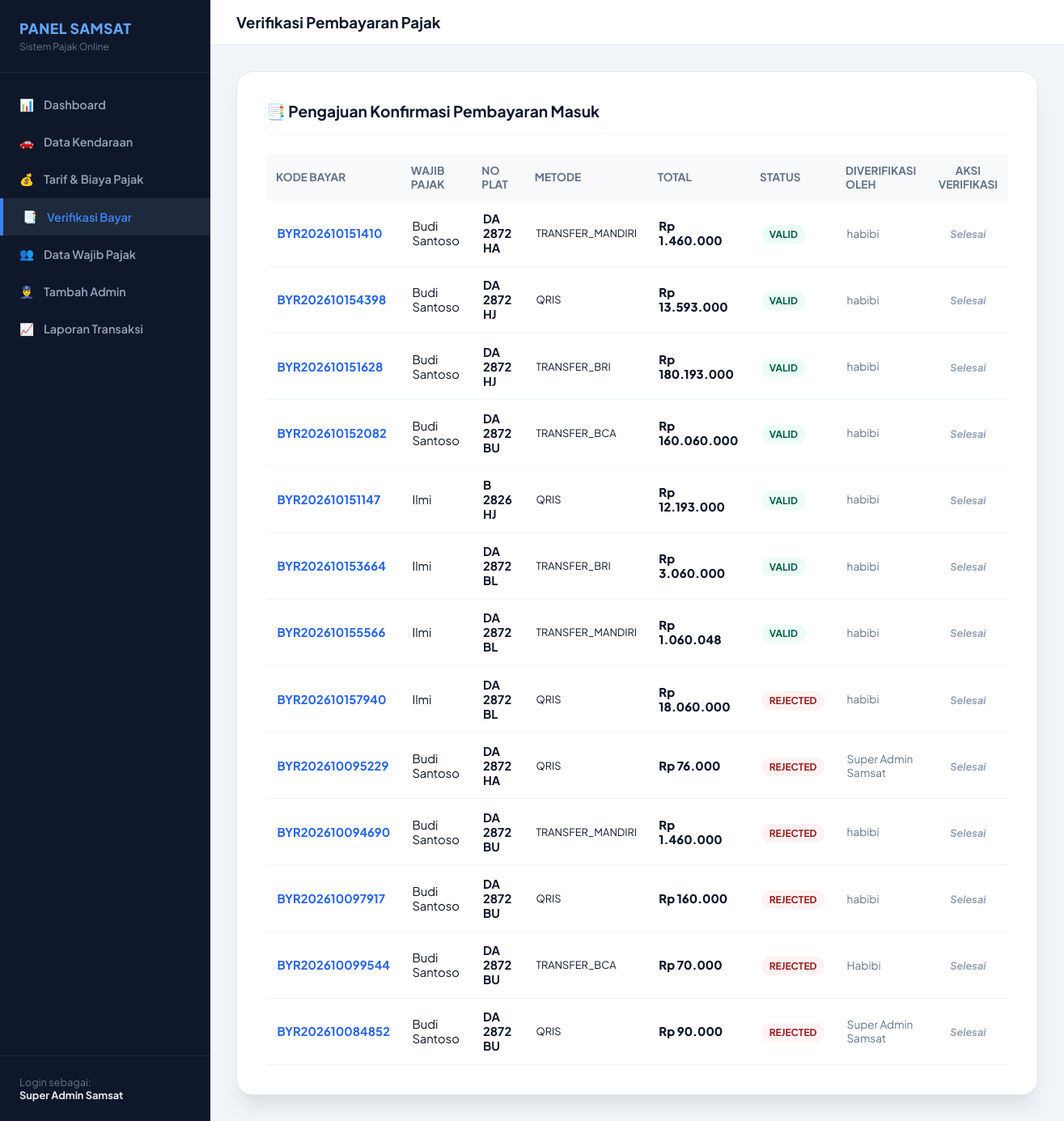
Page /admin/pembayaran_index.php (signed in) on the committed database.
### tables this page shows
CREATE TABLE `pembayaran` (
  `id_pembayaran` int(11) NOT NULL,
  `id_tagihan` int(11) NOT NULL,
  `metode_pembayaran` varchar(50) NOT NULL,
  `bukti_transfer` varchar(255) DEFAULT NULL,
  `tgl_pembayaran` datetime DEFAULT NULL,
  `status_konfirmasi` enum('waiting','verified','rejected') NOT NULL DEFAULT 'waiting',
  `verified_by` int(11) DEFAULT NULL,
  `created_at` timestamp NOT NULL DEFAULT current_timestamp()
);

CREATE TABLE `pajak_tagihan` (
  `id_tagihan` int(11) NOT NULL,
  `id_kendaraan` int(11) NOT NULL,
  `kode_bayar` varchar(20) NOT NULL,
  `tahun_pajak` year(4) NOT NULL,
  `tgl_jatuh_tempo` date NOT NULL,
  `nominal_pkb` decimal(12,2) NOT NULL,
  `nominal_swdkllj` decimal(12,2) NOT NULL,
  `biaya_adm` decimal(12,2) NOT NULL DEFAULT 0.00,
  `nominal_denda` decimal(12,2) NOT NULL DEFAULT 0.00,
  `total_bayar` decimal(12,2) NOT NULL,
  `status_tagihan` enum('unpaid','pending','paid','expired') NOT NULL DEFAULT 'unpaid',
  `created_at` timestamp NOT NULL DEFAULT current_timestamp()
);

CREATE TABLE `users` (
  `id_user` int(11) NOT NULL,
  `nik` varchar(16) NOT NULL,
  `nama_lengkap` varchar(100) NOT NULL,
  `email` varchar(100) NOT NULL,
  `password` varchar(255) NOT NULL,
  `no_hp` varchar(15) NOT NULL,
  `alamat` text DEFAULT NULL,
  `created_at` timestamp NOT NULL DEFAULT current_timestamp(),
  `updated_at` timestamp NOT NULL DEFAULT current_timestamp() ON UPDATE current_timestamp()
);

CREATE TABLE `kendaraan` (
  `id_kendaraan` int(11) NOT NULL,
  `id_user` int(11) NOT NULL,
  `no_plat` varchar(12) NOT NULL,
  `no_rangka` varchar(50) NOT NULL,
  `no_mesin` varchar(50) NOT NULL,
  `merk` varchar(50) NOT NULL,
  `tipe` varchar(50) NOT NULL,
  `jenis_kendaraan` enum('motor','mobil','truk','bus') NOT NULL,
  `tahun_pembuatan` year(4) NOT NULL,
  `cc_kendaraan` int(5) NOT NULL,
  `warna` varchar(30) NOT NULL,
  `created_at` timestamp NOT NULL DEFAULT current_timestamp()
);

### admin/pembayaran_index.php (the view, shortened to what this page needs)
<?php
include '../config/koneksi.php';
$query = "SELECT p.*, pt.kode_bayar, pt.total_bayar, k.no_plat, u.nama_lengkap, a.nama_petugas
          FROM pembayaran p
          JOIN pajak_tagihan pt ON p.id_tagihan = pt.id_tagihan
          JOIN kendaraan k ON pt.id_kendaraan = k.id_kendaraan
          JOIN users u ON k.id_user = u.id_user
          LEFT JOIN admin a ON p.verified_by = a.id_admin
          ORDER BY p.id_pembayaran DESC";
$result = mysqli_query($koneksi, $query);
?>
<!DOCTYPE html>
<html lang="id">
<head>
    <link rel="stylesheet" href="../assets/css/style.css?v=<?= time() ?>">
</head>
<body>
    <div class="admin-wrapper">
        <?php include 'sidebar.php'; ?>
        <div class="admin-content">
            <div class="admin-header">
                <h3 style="margin:0; font-weight:700; color:#0f172a;">Verifikasi Pembayaran Pajak</h3>
            </div>
            <div style="padding: 2rem;">
                <div class="card-detail">
                    <h3>📑 Pengajuan Konfirmasi Pembayaran Masuk</h3>
                    <div style="overflow-x: auto; margin-top: 1rem;">
                        <table class="table-detail" style="width: 100%;">
                            <thead>
                                <tr style="text-align: left; background-color: #f8fafc; font-size: 0.85rem; color: #64748b;">
                                    <th style="padding: 0.75rem;">KODE BAYAR</th>
                                    <th style="padding: 0.75rem;">WAJIB PAJAK</th>
                                    <th style="padding: 0.75rem;">NO PLAT</th>
                                    <th style="padding: 0.75rem;">METODE</th>
                                    <th style="padding: 0.75rem;">TOTAL</th>
                                    <th style="padding: 0.75rem;">STATUS</th>
                                    <th style="padding: 0.75rem;">DIVERIFIKASI OLEH</th>
                                    <th style="padding: 0.75rem; text-align: center;">AKSI VERIFIKASI</th>
                                </tr>
                            </thead>
                            <tbody>
                                <?php if ($result && mysqli_num_rows($result) > 0): ?>
                                    <?php while ($row = mysqli_fetch_assoc($result)): ?>
                                        <tr>
                                            <td style="padding: 0.85rem; font-weight: 700; color: #2563eb;"><?= htmlspecialchars($row['kode_bayar']) ?></td>
                                            <td style="padding: 0.85rem;"><?= htmlspecialchars($row['nama_lengkap']) ?></td>
                                            <td style="padding: 0.85rem; font-weight: 700;"><?= htmlspecialchars($row['no_plat']) ?></td>
                                            <td style="padding: 0.85rem; text-transform: uppercase; font-size: 0.8rem;"><?= htmlspecialchars($row['metode_pembayaran']) ?></td>
                                            <td style="padding: 0.85rem; font-weight: 800;">Rp <?= number_format($row['total_bayar'], 0, ',', '.') ?></td>
                                            <td style="padding: 0.85rem;">
                                                <?php if ($row['status_konfirmasi'] === 'verified' || $row['status_konfirmasi'] === 'confirmed'): ?>
                                                    <span style="background: #ecfdf5; color: #065f46; padding: 4px 10px; border-radius: 20px; font-size: 0.75rem; font-weight: 700;">VALID</span>
                                                <?php elseif ($row['status_konfirmasi'] === 'waiting'): ?>
                                                    <span style="background: #fef3c7; color: #92400e; padding: 4px 10px; border-radius: 20px; font-size: 0.75rem; font-weight: 700;">WAITING</span>
                                                <?php else: ?>
                                                    <span style="background: #fef2f2; color: #991b1b; padding: 4px 10px; border-radius: 20px; font-size: 0.75rem; font-weight: 700;">REJECTED</span>
                                                <?php endif; ?>
                                            </td>
                                            <td style="padding: 0.85rem; font-size: 0.85rem; color: #64748b;"><?= htmlspecialchars($row['nama_petugas'] ?? '-') ?></td>
                                            <td style="padding: 0.85rem; text-align: center;">
                                                <?php if ($row['status_konfirmasi'] === 'waiting'): ?>
                                                    <a href="pembayaran_index.php?aksi=setuju&id=<?= $row['id_pembayaran'] ?>" onclick="return confirm('Setujui pembayaran ini?')" style="background: #10b981; color: white; padding: 0.35rem 0.6rem; border-radius: 6px; text-decoration: none; font-size: 0.8rem; font-weight: 600; margin-right: 0.2rem;">Setujui</a>
                                                    <a href="pembayaran_index.php?aksi=tolak&id=<?= $row['id_pembayaran'] ?>" onclick="return confirm('Tolak pembayaran ini?')" style="background: #ef4444; color: white; padding: 0.35rem 0.6rem; border-radius: 6px; text-decoration: none; font-size: 0.8rem; font-weight: 600;">Tolak</a>
                                                <?php else: ?>
                                                    <span style="font-size: 0.8rem; color: #94a3b8; font-style: italic;">Selesai</span>
                                                <?php endif; ?>
                                            </td>
                                        </tr>
                                    <?php endwhile; ?>
                                <?php else: ?>
                                    <tr>
                                        <td colspan="8" style="text-align: center; padding: 2rem; color: #64748b;">Belum ada pengajuan verifikasi pembayaran.</td>
                                    </tr>
                                <?php endif; ?>
                            </tbody>
                        </table>
                    </div>
                </div>
            </div>
        </div>
    </div>
</body>
</html>

### assets/css/style.css (style rules this page uses)
:root { --primary: #2563eb; --primary-hover: #1d4ed8; --primary-light: #eff6ff; --accent: #3b82f6; --success: #10b981; --success-bg: #ecfdf5; --danger: #ef4444; --danger-bg: #fef2f2; --bg-main: #f8fafc; --surface: #ffffff; --border: #e2e8f0; --border-focus: #93c5fd; --text-main: #0f172a; --text-muted: #64748b; --text-white: #ffffff; --radius-sm: 8px; --radius-md: 12px; --radius-lg: 20px; --shadow-sm: 0 1px 2px 0 rgba(0, 0, 0, 0.05); --shadow-md: 0 4px 6px -1px rgba(0, 0, 0, 0.07), 0 2px 4px -2px rgba(0, 0, 0, 0.05); --shadow-lg: 0 20px 25px -5px rgba(0, 0, 0, 0.08), 0 8px 10px -6px rgba(0, 0, 0, 0.03); --shadow-xl: 0 25px 50px -12px rgba(15, 23, 42, 0.25); --transition: all 0.25s cubic-bezier(0.4, 0, 0.2, 1); }
* { box-sizing: border-box; margin: 0; padding: 0; font-family: 'Plus Jakarta Sans', -apple-system, BlinkMacSystemFont, sans-serif; -webkit-font-smoothing: antialiased; }
body { background-color: var(--bg-main); color: var(--text-main); min-height: 100vh; display: flex; flex-direction: column; }
.card-detail { background: var(--surface); border-radius: var(--radius-lg); padding: 2.25rem; box-shadow: var(--shadow-lg); border: 1px solid var(--border); }
.card-detail h3 { border-bottom: 2px solid var(--bg-main); padding-bottom: 0.85rem; margin-bottom: 1.5rem; color: var(--text-main); font-size: 1.2rem; font-weight: 700; }
.table-detail { width: 100%; border-collapse: collapse; }
.table-detail td { padding: 0.85rem 0; border-bottom: 1px solid #f1f5f9; font-size: 0.925rem; }
.table-detail td:first-child { color: var(--text-muted); font-weight: 500; }
.table-detail td:last-child { text-align: right; font-weight: 700; color: var(--text-main); }
.admin-wrapper { display: flex; min-height: 100vh; }
.admin-content { flex-grow: 1; background-color: #f1f5f9; display: flex; flex-direction: column; }
.admin-header { background: #ffffff; padding: 1rem 2rem; display: flex; justify-content: space-between; align-items: center; border-bottom: 1px solid #e2e8f0; }

### rows in the picture
pembayaran: id_tagihan.kode_bayar "BYR202610151410", users.nama_lengkap "Budi Santoso", kendaraan.no_plat "DA 2872 HA", metode_pembayaran "TRANSFER_MANDIRI", id_tagihan.total_bayar "1.460.000", status_konfirmasi "VALID", verified_by.nama_petugas "habibi"
pembayaran: id_tagihan.kode_bayar "BYR202610154398", users.nama_lengkap "Budi Santoso", kendaraan.no_plat "DA 2872 HJ", metode_pembayaran "QRIS", id_tagihan.total_bayar "13.593.000", status_konfirmasi "VALID", verified_by.nama_petugas "habibi"
pembayaran: id_tagihan.kode_bayar "BYR202610151628", users.nama_lengkap "Budi Santoso", kendaraan.no_plat "DA 2872 HJ", metode_pembayaran "TRANSFER_BRI", id_tagihan.total_bayar "180.193.000", status_konfirmasi "VALID", verified_by.nama_petugas "habibi"
pembayaran: id_tagihan.kode_bayar "BYR202610152082", users.nama_lengkap "Budi Santoso", kendaraan.no_plat "DA 2872 BU", metode_pembayaran "TRANSFER_BCA", id_tagihan.total_bayar "160.060.000", status_konfirmasi "VALID", verified_by.nama_petugas "habibi"
pembayaran: id_tagihan.kode_bayar "BYR202610151147", users.nama_lengkap "Ilmi", kendaraan.no_plat "B 2826 HJ", metode_pembayaran "QRIS", id_tagihan.total_bayar "12.193.000", status_konfirmasi "VALID", verified_by.nama_petugas "habibi"
pembayaran: id_tagihan.kode_bayar "BYR202610153664", users.nama_lengkap "Ilmi", kendaraan.no_plat "DA 2872 BL", metode_pembayaran "TRANSFER_BRI", id_tagihan.total_bayar "3.060.000", status_konfirmasi "VALID", verified_by.nama_petugas "habibi"
pembayaran: id_tagihan.kode_bayar "BYR202610155566", users.nama_lengkap "Ilmi", kendaraan.no_plat "DA 2872 BL", metode_pembayaran "TRANSFER_MANDIRI", id_tagihan.total_bayar "1.060.048", status_konfirmasi "VALID", verified_by.nama_petugas "habibi"
pembayaran: id_tagihan.kode_bayar "BYR202610157940", users.nama_lengkap "Ilmi", kendaraan.no_plat "DA 2872 BL", metode_pembayaran "QRIS", id_tagihan.total_bayar "18.060.000", status_konfirmasi "REJECTED", verified_by.nama_petugas "habibi"
pembayaran: id_tagihan.kode_bayar "BYR202610095229", users.nama_lengkap "Budi Santoso", kendaraan.no_plat "DA 2872 HA", metode_pembayaran "QRIS", id_tagihan.total_bayar "76.000", status_konfirmasi "REJECTED", verified_by.nama_petugas "Super Admin Samsat"
pembayaran: id_tagihan.kode_bayar "BYR202610094690", users.nama_lengkap "Budi Santoso", kendaraan.no_plat "DA 2872 BU", metode_pembayaran "TRANSFER_MANDIRI", id_tagihan.total_bayar "1.460.000", status_konfirmasi "REJECTED", verified_by.nama_petugas "habibi"
pembayaran: id_tagihan.kode_bayar "BYR202610097917", users.nama_lengkap "Budi Santoso", kendaraan.no_plat "DA 2872 BU", metode_pembayaran "QRIS", id_tagihan.total_bayar "160.000", status_konfirmasi "REJECTED", verified_by.nama_petugas "habibi"
pembayaran: id_tagihan.kode_bayar "BYR202610099544", users.nama_lengkap "Budi Santoso", kendaraan.no_plat "DA 2872 BU", metode_pembayaran "TRANSFER_BCA", id_tagihan.total_bayar "70.000", status_konfirmasi "REJECTED", verified_by.nama_petugas "Habibi"
pembayaran: id_tagihan.kode_bayar "BYR202610084852", users.nama_lengkap "Budi Santoso", kendaraan.no_plat "DA 2872 BU", metode_pembayaran "QRIS", id_tagihan.total_bayar "90.000", status_konfirmasi "REJECTED", verified_by.nama_petugas "Super Admin Samsat"

### other values in the picture
$_SESSION['admin_nama'] "Super Admin Samsat"
